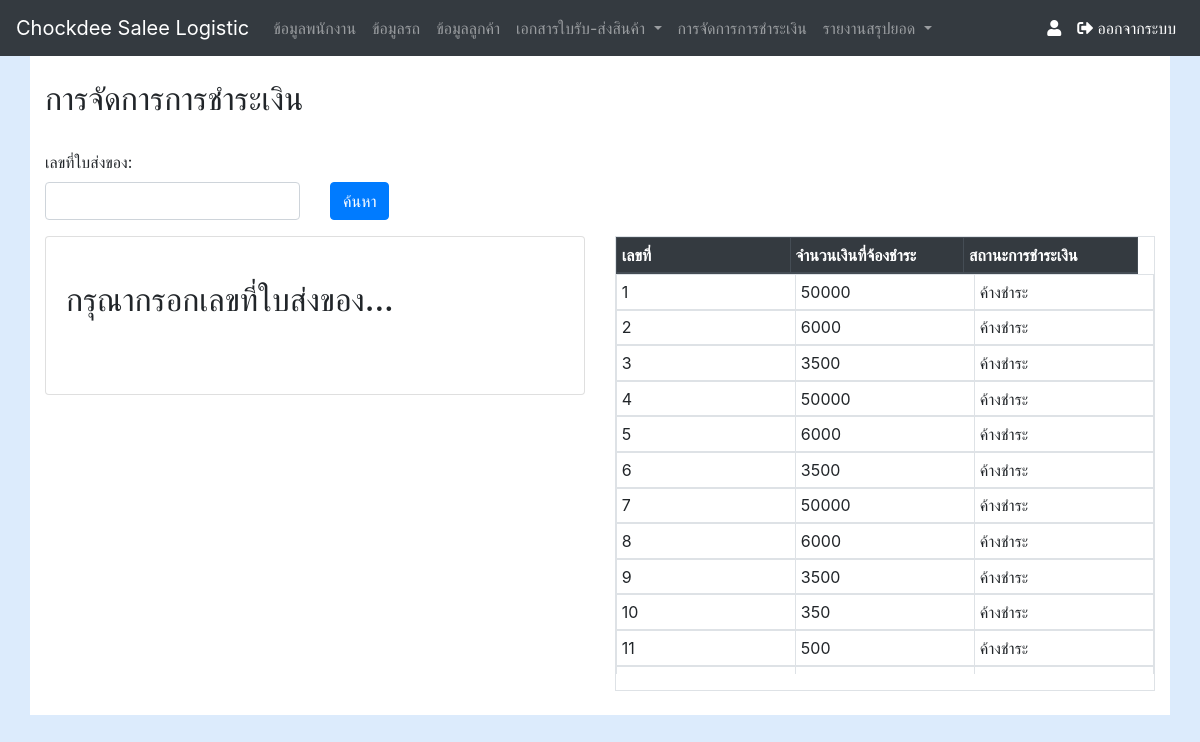
The app's page /payment.php, older data.
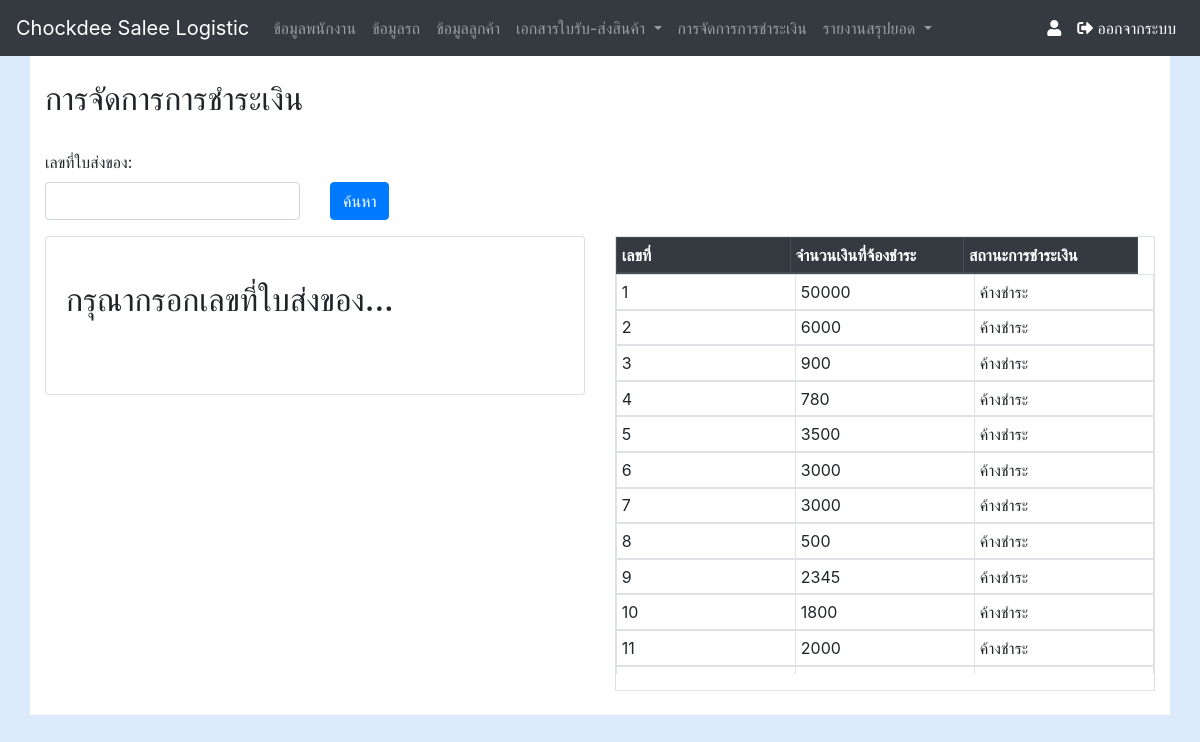
The same page, newer data.
### tables this page shows
CREATE TABLE `tb_inv_wb` (
  `tiw_id` int(11) NOT NULL,
  `tiw_wb_id` int(11) NOT NULL,
  `tiw_date` datetime NOT NULL DEFAULT CURRENT_TIMESTAMP,
  `tiw_money` int(11) NOT NULL DEFAULT '0'
);

CREATE TABLE `tb_waybill` (
  `wb_id` int(10) NOT NULL COMMENT 'auto',
  `wb_nbook` varchar(8) NOT NULL COMMENT 'เล่มที่',
  `wb_date` varchar(50) NOT NULL COMMENT 'วันที่',
  `wb_money` float NOT NULL COMMENT 'จำนวนเงิน',
  `wb_payment` enum('ยังไม่ได้ชำระ','ชำระแล้ว') NOT NULL COMMENT 'สถานะ',
  `wb_img` varchar(100) NOT NULL COMMENT 'รูปภาพ',
  `wb_nber` varchar(10) NOT NULL COMMENT 'เลขที่',
  `customer_id` varchar(10) NOT NULL COMMENT 'เรียกใช้มาจากตารางลูกค้า',
  `car_id` int(5) NOT NULL COMMENT 'เรียกใช้มาจากตารางข้อมูลรถ',
  `wb_id_set` varchar(8) DEFAULT NULL,
  `tb_inv_status` int(11) NOT NULL,
  `staff_id` int(11) NOT NULL
);

### payment.php (the view, shortened to what this page needs)
<?php require_once('nevbar.php');
Nevbar();
require_once('Connections/myconnect.php');
$id = $_GET["id"];
?>
<!DOCTYPE html>
<html>
<head>
    <link rel="stylesheet" href="css/custom.css" />
</head>
<body>
    <div class="container">
        <br />
        <h2>การจัดการการชำระเงิน</h2>
        <br />
        <form method="get" action="<?php echo $_SERVER['SCRIPT_NAME'];?>">
            <div class="form-group">
                <label for="usr">เลขที่ใบส่งของ:</label>
                <div class="row">
                    <div class="col-sm-3">
                        <input type="text" class="form-control" id="usr" name="id" value="<?php echo $_GET["id"];?>" />
                    </div>
                    <div class="col-sm-1">
                        <button type="submit" class="btn btn-primary">ค้นหา</button>
                    </div>
                </div>
            </div>
        </form>
        <div class=row>
            <div class=col-sm-6>
                <?php
if($_GET["id"]){
    mysql_select_db($database_myconnect, $myconnect);
  $query_payment = "SELECT * FROM `tb_inv_wb`
                    INNER JOIN tb_waybill
                    ON tb_waybill.wb_id=tb_inv_wb.tiw_wb_id
                    INNER JOIN tb_customer
                    ON tb_customer.cus_id=tb_waybill.	customer_id
                    WHERE tiw_id=$id";
  $PaymentDetail = mysql_query($query_payment, $myconnect) or die(mysql_error());
  $PaymentDetailID = mysql_fetch_assoc($PaymentDetail);
if(!$PaymentDetailID['wb_id_set']){
    echo '<div class="card">
             <div class="card-body">
                 <br />
                <h2>ไม่พบรายการ...<h2>
                <br />
             </div>
        </div>';
}
else{
  ?>
                <div class="card">
                    <div class="card-body">
                        <div class=row>
                            <div class="col-sm-8"></div>
                            <div class="col-sm-4">
                                <div>ใบส่งของเลขที่ <?php echo $_GET["id"] ?> </div>
                                <div>วันที่ <?php echo date_format(date_create($PaymentDetailID['tiw_date']),"d/m/Y") ?>
                                </div>
                            </div>
                        </div>
                        <br />
                        <div class="row">
                            <div class="col-sm-1"></div>
                            <div class="col-sm-6">
                                <div>อ้างอิงรหัสใบรับสินค้า: <?php echo $PaymentDetailID['wb_id_set'] ?></div>
                                <div>ชื่อบริษัท: <?php echo $PaymentDetailID['cus_compan'] ?></div>
                                <div>ยอดเงินค่าขนส่ง: <?php echo $PaymentDetailID['wb_money'] ?></div>
                                <div>ยอดเงินที่ชำระแล้ว: <?php echo $PaymentDetailID['tiw_money'] ?></div>
                                <br />
                            </div>
                            <div class="col-sm-4">
                                <label for="money">จำนวนเงินที่ได้รับ:</label>
                                <input type="number" class="form-control" id="money" />
                                <br />
                                <button class="btn btn-success float-right">ตกลง</button>
                            </div>
                        </div>
                        <br />
                    </div>
                </div>
                <?php
}
}
else{
    ?>
                <div class="card">
                    <div class="card-body">
                        <br />
                        <h2>กรุณากรอกเลขที่ใบส่งของ...<h2>
                                <br />
                    </div>
                </div>
                <?php }
                $query_payment_all = "SELECT * FROM `tb_inv_wb`
                INNER JOIN tb_waybill
                ON tb_waybill.wb_id=tb_inv_wb.tiw_wb_id
                INNER JOIN tb_customer
                ON tb_customer.cus_id=tb_waybill.customer_id";
                $PaymentDetailAll = mysql_query($query_payment_all, $myconnect) or die(mysql_error());
?>
            </div>
            <div class="col-sm-6">
                <table class="table table-hover table-sm table-bordered">
                    <thead class="thead-dark">
                        <tr>
                            <th>เลขที่</th>
                            <th>จำนวนเงินที่จ้องชำระ</th>
                            <th>สถานะการชำระเงิน</th>
                        </tr>
                    </thead>
                    <tbody>
                        <?php
                        while($row_PaymentDetailAll = mysql_fetch_array($PaymentDetailAll)) {
                    ?>
                        <tr>
                            <td><?php echo $row_PaymentDetailAll["tiw_id"]; ?></td>
                            <td><?php echo $row_PaymentDetailAll['wb_money'] ?></td>
                            <td><?php echo "ค้างชำระ" ?></td>
                        </tr>
                        <?php } ?>
                    </tbody>
                </table>
            </div>
        </div>
        <br />
    </div>
</body>
</html>

### nevbar.php (shortened to what this page needs)
<?php  function Nevbar(){?>
  <!DOCTYPE html>
<html >
<head>
  <link rel="stylesheet" href="bootstrap/css/bootstrap.min.css">
  <link rel="stylesheet" href="https://use.fontawesome.com/releases/v5.7.0/css/all.css">
</head>
<body>
<nav class="navbar navbar-expand-lg navbar-dark bg-dark">
  <a class="navbar-brand" href="indexhome.php">Chockdee Salee Logistic</a>
  <div class="collapse navbar-collapse" id="navbarTogglerDemo02">
    <ul class="navbar-nav mr-auto mt-2 mt-lg-0">
      <li class="nav-item ">
        <a class="nav-link" href="staff_show.php">ข้อมูลพนักงาน</a>
      </li>
      <li class="nav-item ">
        <a class="nav-link" href="car_show.php">ข้อมูลรถ</a>
      </li>
      <li class="nav-item ">
        <a class="nav-link" href="customer_show.php">ข้อมูลลูกค้า</a>
      </li>
      <li class="nav-item dropdown ">
        <a class="nav-link dropdown-toggle" href="#" id="navbarDropdownMenuLink" role="button" data-toggle="dropdown" aria-haspopup="true" aria-expanded="false">
        เอกสารใบรับ-ส่งสินค้า
        </a>
      </li>
      <li class="nav-item ">
        <a class="nav-link" href="payment.php">การจัดการการชำระเงิน</a>
      </li>
      <li class="nav-item dropdown ">
        <a class="nav-link dropdown-toggle" href="#" id="navbarDropdownMenuLink" role="button" data-toggle="dropdown" aria-haspopup="true" aria-expanded="false">
        รายงานสรุปยอด
        </a>
      </li>
    </ul>
    <ul class="nav navbar-nav navbar-right">
      <li class="nav-item active" ><a class="nav-link" href="#">
      <span class="fas fa-user"></span> <?php echo $_SESSION['MM_Username']; ?></a>
      </li>
      <li class="nav-item active" ><a class="nav-link" href="removecookie.php">
      <span class="fas fa-sign-out-alt"></span> ออกจากระบบ</a>
      </li>
    </ul>
  </div>
</nav>
</body>
</html>
<?php } ?>

### css/custom.css (style rules this page uses)
body { background: #DCEBFC; }
.container { background: #FFF; }
table, tbody { display: block; height: 400px; overflow: auto; }
thead, tbody tr { display: table; width: 100%; table-layout: fixed; }
thead { width: calc(100% - 1em) }
table { width: 100%; height:100% }

Row changes from the older to the newer data that the page shows:
changed tb_inv_wb id 3: tb_waybill.wb_money "3500" → "900"
changed tb_inv_wb id 4: tb_waybill.wb_money "50000" → "780"
changed tb_inv_wb id 5: tb_waybill.wb_money "6000" → "3500"
changed tb_inv_wb id 6: tb_waybill.wb_money "3500" → "3000"
changed tb_inv_wb id 7: tb_waybill.wb_money "50000" → "3000"
changed tb_inv_wb id 8: tb_waybill.wb_money "6000" → "500"
changed tb_inv_wb id 9: tb_waybill.wb_money "3500" → "2345"
changed tb_inv_wb id 10: tb_waybill.wb_money "350" → "1800"
changed tb_inv_wb id 11: tb_waybill.wb_money "500" → "2000"
